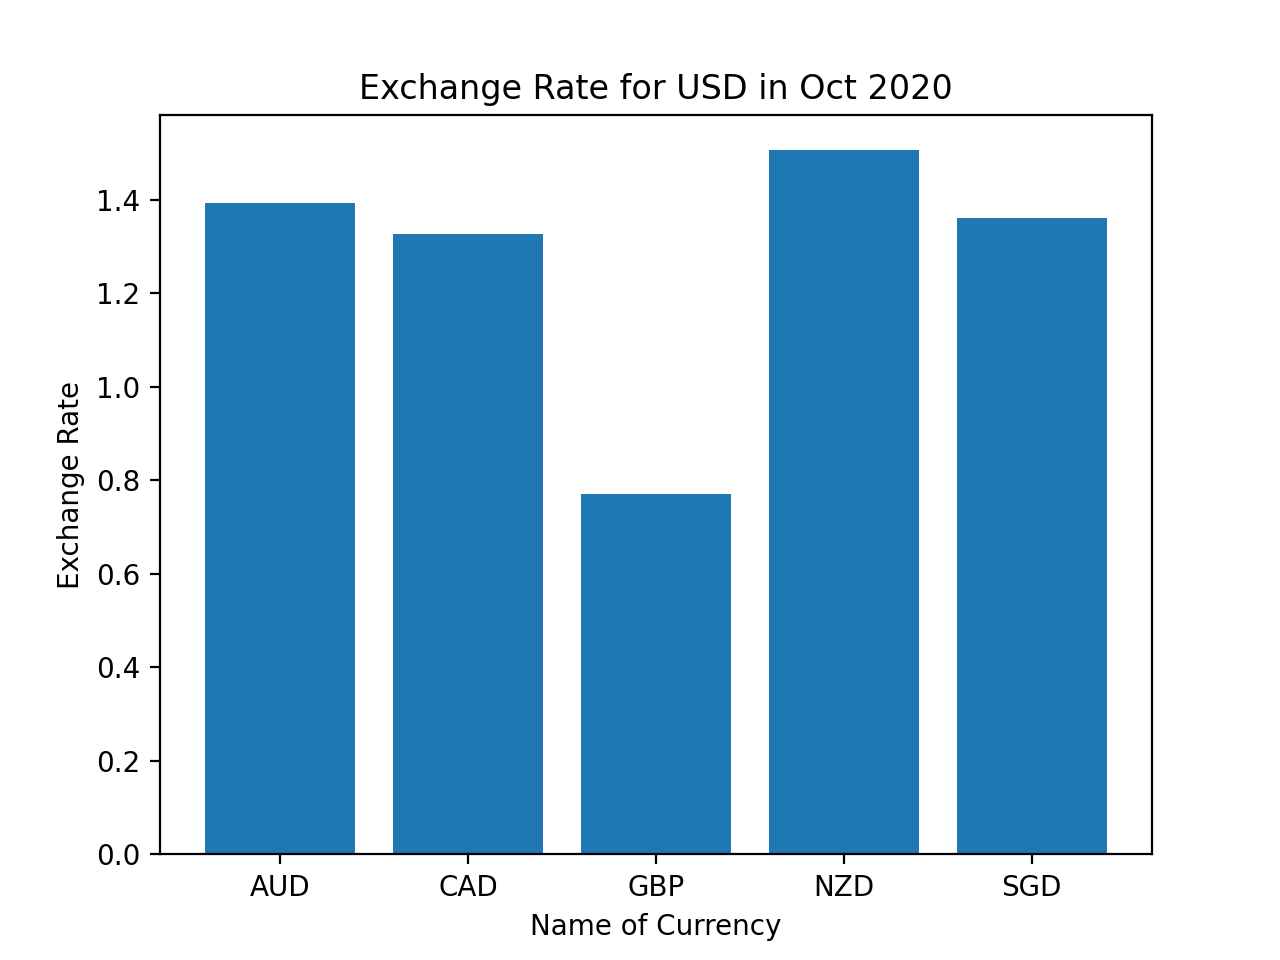

Reproduce this figure in Python.
import json
import matplotlib.pyplot as plt
import pprint


with open('usdexchangerate.json','r') as f:
    file_currencies = json.loads(f.read())
# New dict creation
rate={}
for currency in file_currencies:
    rate = currency['rates']
# Extracting specific keys and values from dict
Keep_list= ['AUD','CAD','GBP','NZD','SGD'] 
new_dict = dict([(key, val) for key, val in 
           rate.items() if key in Keep_list]) 
#print(new_dict)

# Plotting the grpah
x = new_dict.keys()
y = new_dict.values()
plt.bar(x,y)
plt.xlabel('Name of Currency')
plt.ylabel("Exchange Rate")
plt.title('Exchange Rate for USD in Oct 2020')
plt.show()


"""
#for currency in file_currencies.items():
erates = file_currencies["base"]["rates"])
print(erates)

exchange_rate={} # key is the currency name, value is the exchange rate

for currency in file_currencies:
    currency_name = currency['file_currencies']['rates']
print(currency_name)

#erates = currency['base']['rates']
#print(erates)
#pprint.pprint(file_currencies)
#print(x['base']['rates'])
"""
